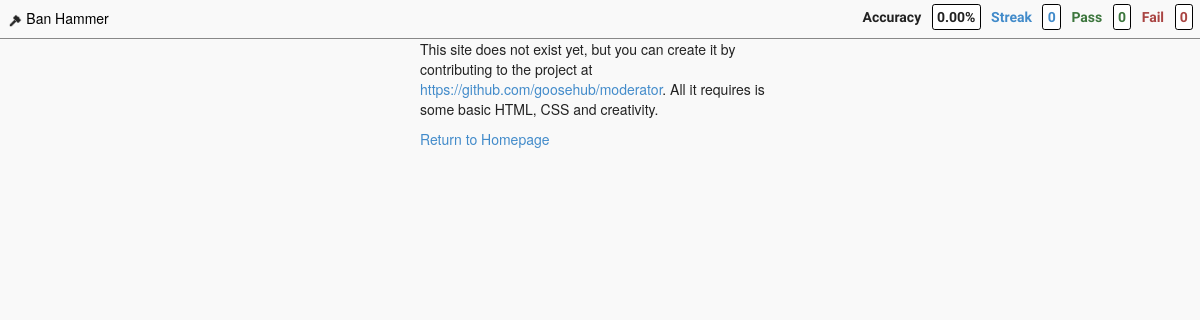
Before: /site/saidit/queue with the older database file.
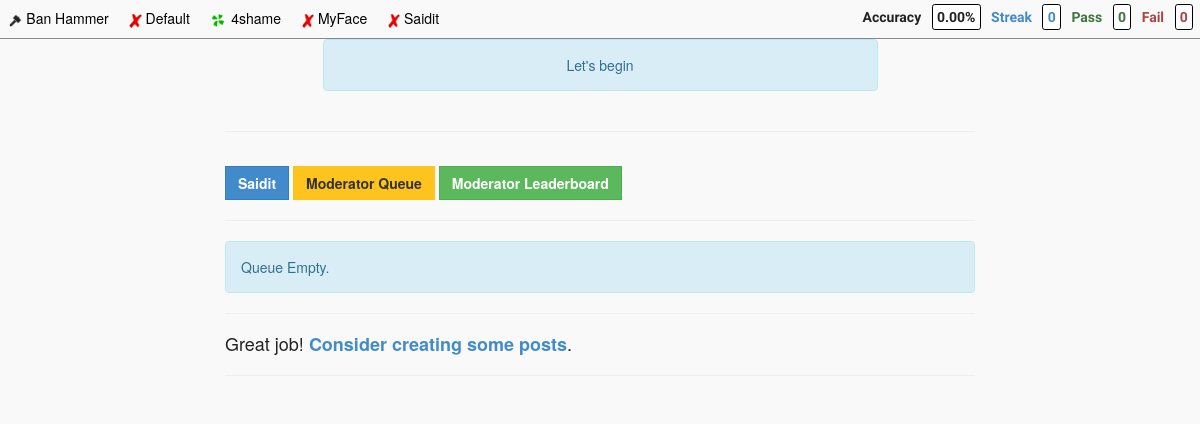
After: the same page with the newer database file.
### tables this page shows
CREATE TABLE `site` (
  `id` int(10) UNSIGNED NOT NULL,
  `slug` varchar(100) NOT NULL,
  `name` varchar(100) NOT NULL,
  `active` int(1) UNSIGNED NOT NULL,
  `accuracy_minimum` int(10) UNSIGNED NOT NULL,
  `anonymous_flag` int(1) NOT NULL,
  `sort` int(10) UNSIGNED NOT NULL,
  `created` timestamp NOT NULL DEFAULT CURRENT_TIMESTAMP
);

### application/controllers/Main.php (called while the page is built, shortened)
<?php
class Main extends CI_Controller {
    function __construct()
    {
        $this->load->model('main_model', '', TRUE);
        $this->load->model('user_model', '', TRUE);
        $this->data['active_sites'] = $this->main_model->get_active_sites();
        $this->data['user'] = $this->get_user_by_session();
        $this->data['real_report'] = false;
        $this->data['current_site']['name'] = 'Overall';
        $this->data['current_site']['slug'] = 'default';
        $this->data['login_reminder_point'] = 30;
        $this->data['hours_between_reviews'] = 24;
        $this->data['suggest_account_at'] = 30;
        $this->data['leaderboard_minimum'] = 30;
        if (is_dev()) {
            $this->data['leaderboard_minimum'] = 10;
        }
    }
    public function queue($slug)
    {
        $data = $this->data;
        $data['current_site'] = $this->main_model->get_current_site($slug);
        if (empty($data['current_site']) || !$data['current_site']['active']) {
            $this->page('site_not_found');
            return false;
        }
        $ip = $_SERVER['REMOTE_ADDR'];
        $data['post'] = $this->main_model->get_post_for_queue($data['current_site']['id'], $ip, $this->data['hours_between_reviews']);
        $data['offences'] = $this->main_model->get_offences_by_site($data['current_site']['id']);
        $data['actions'] = $this->main_model->get_actions();
        $data['page_title'] = $slug . ' Moderator Queue';
        $data['slug'] = $slug;
        $this->load->view('templates/header', $data);
        $this->load->view('toolbar', $data);
        $this->load->view('sites/' . $slug . '/style', $data);
        $this->load->view('queue_result', $data);
        $this->load->view('sites/' . $slug . '/queue', $data);
        $this->load->view('queue_form', $data);
        $this->load->view('templates/scripts', $data);
        $this->load->view('sites/' . $slug . '/script', $data);
        $this->load->view('templates/footer', $data);
    }
    public function get_user_by_session()
    {
        $user = $this->session->userdata('user');
        if (empty($user)) {
            $sess_array = array(
                'id' => 0,
                'username' => 'Anonymous',
                'logged_in' => false,
                'current_account' => array(
                    'id' => 0,
                    'pass' => 0,
                    'fail' => 0,
                    'streak' => 0,
                    'total' => 0,
                ),
            );
            $this->session->set_userdata('user', $sess_array);
            $user = $this->session->userdata('user');
        }
        $user['accuracy'] = accuracy_calculator($user['current_account']['pass'], $user['current_account']['fail']);
        return $user;
    }
    public function page($slug)
    {
        $data = $this->data;
        $data['page_title'] = deslug($slug);
        $this->load->view('templates/header', $data);
        $this->load->view('toolbar', $data);
        $this->load->view('pages/' . $slug, $data);
        $this->load->view('templates/scripts', $data);
        $this->load->view('templates/footer', $data);
    }
}

### index.php (called while the page is built, shortened)
<?php
require_once BASEPATH.'core/CodeIgniter.php';

### application/models/Main_model.php (called while the page is built, shortened)
<?php
Class main_model extends CI_Model
{
    function get_active_sites()
    {
        $this->db->select('*');
        $this->db->from('site');
        $this->db->where('active', 1);
        $query = $this->db->get();
        $result = $query->result_array();
        return $result;
    }
    function get_current_site($slug)
    {
        $this->db->select('*');
        $this->db->from('site');
        $this->db->where('slug', $slug);
        $query = $this->db->get();
        $result = $query->result_array();
        return isset($result[0]) ? $result[0] : false;
    }
    function get_offences_by_site($site_key)
    {
        $this->db->select('*');
        $this->db->from('enforcement');
        $this->db->join('offence', 'enforcement.offence_key = offence.id', 'left');
        $this->db->where('site_key', $site_key);
        $this->db->order_by('offence.sort', 'ASC');
        $query = $this->db->get();
        $result = $query->result_array();
        return $result;
    }
    function get_actions()
    {
        $this->db->select('*');
        $this->db->from('action');
        $this->db->where('active', 1);
        $this->db->order_by('sort', 'ASC');
        $query = $this->db->get();
        $result = $query->result_array();
        return $result;
    }
}
?>

### application/config/autoload.php (called while the page is built, shortened)
<?php
function deslug($string) {
    return ucwords(str_replace('_', ' ', $string));
}

### application/views/toolbar.php (the view, shortened to what the changed rows need)
<nav class="global_toolbar">
    <a class="global_link" href="<?=base_url()?>">
    </a>
    <?php foreach ($active_sites as $site) { ?>
    <a class="global_link" href="<?=base_url()?>site/<?php echo $site['slug']; ?>/queue">
        <div class="global_site_parent">
            <img class="global_site_icon" src="<?=base_url()?>resources/sites/<?php echo $site['slug']; ?>/icon.png" alt="<?php echo $site['name']; ?>"/>
            <span class="global_site_name"><?php echo $site['name']; ?></span>
        </div>
    </a>
    <?php } ?>
    <span id="score_parent">
    </span>
</nav>

### application/views/pages/site_not_found.php
<div class="container">
    <div class="row">
        <div class="col-md-4 col-md-push-4">
            <p>This site does not exist yet, but you can create it by contributing to the project at <a href="https://github.com/goosehub/moderator">https://github.com/goosehub/moderator</a>. All it requires is some basic HTML, CSS and creativity.</p>
            <a href="<?=base_url()?>">Return to Homepage</a>
        </div>
    </div>
</div>

### application/views/queue_result.php (shortened to what the changed rows need)
<div class="container text-center">
    <div class="row">
        <div class="col-md-6 col-md-push-3">
            <div id="review_result_alert" class="alert alert-info">Let's begin</div>
        </div>
    </div>
</div>

### application/views/sites/saidit/queue.php (shortened to what the changed rows need)
<div class="<?php echo $slug; ?>_parent container">
    <div class="row">
        <div class="col-md-8 col-md-push-2">
            <hr>
            <a class="custom_btn btn btn-primary" href="<?=base_url()?>site/<?php echo $slug; ?>">
                <strong><?php echo deslug($current_site['name']); ?></strong>
            </a>
            <a class="custom_btn btn btn-action" href="<?=base_url()?>site/<?php echo $slug; ?>/queue">
                <strong>Moderator Queue</strong>
            </a>
            <a class="custom_btn btn btn-success" href="<?=base_url()?>site/<?php echo $slug; ?>/leaderboard">
                <strong>Moderator Leaderboard</strong>
            </a>
            <hr>
            <div id="queue_empty_parent" <?php if ($post) { echo 'style="display: none;"'; } ?>>
                <div class="post_parent alert alert-info">
                    <p>Queue Empty.</p>
                </div>
                <hr>
                <h4>Great job! <a class="" href="<?=base_url()?>site/<?php echo $slug; ?>"><strong>Consider creating some posts</strong></a>.</h4>
            </div>
            <hr>
        </div>
    </div>
</div>

### application/views/queue_form.php (shortened to what the changed rows need)
<div class="container text-center">
    <div class="row">
        <div class="col-md-6 col-md-push-3">
        </div>
    </div>
</div>

Changed rows visible on the page:
added site: slug (picture), name "Default"
added site: slug+name (picture), name "4shame"
added site: slug (picture), name "MyFace"
added site: slug (picture), name "Saidit"
Other visible differences:
text no longer shown: "This site does not exist yet, but you can create it by contributing to the project at https://github.com/goosehub/moderator . All it requires is some basic HTML, CSS and creativity. Return to Homepage"
text now shown: "Let's begin Moderator Queue Moderator Leaderboard Queue Empty. Great job! Consider creating some posts ."
